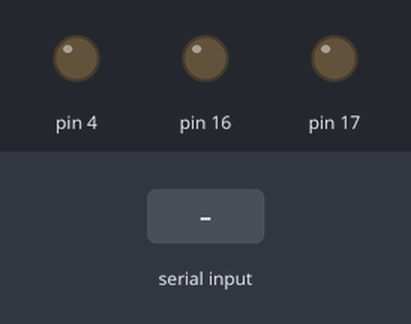
Simulated run of this sketch. Board: Arduino Uno, built for the host (arithmetic inside an expression is 32-bit, double 64-bit). Shown: output pins drawn as LEDs (lit = HIGH). Inputs (shaded band) come from the test bench.

Above: at 1.2 s.
1.3 s: "90,45\n" received over Serial
At 2.3 s:
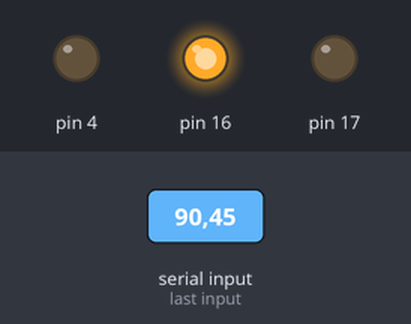
2.8 s: "200\n" received over Serial
At 3.4 s:
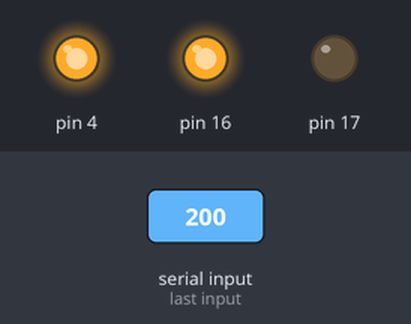
4.3 s: "0\n" received over Serial
At 5.5 s:
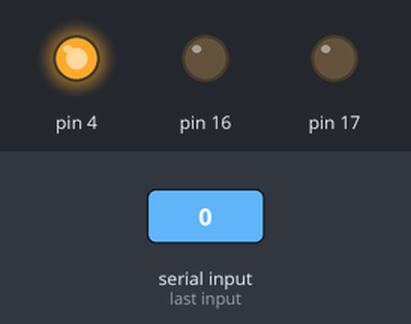
5.8 s: "30,150\n" received over Serial
At 6.9 s:
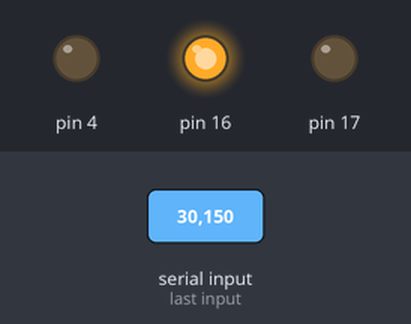
7.3 s: "r,45\n" received over Serial
At 8.1 s:
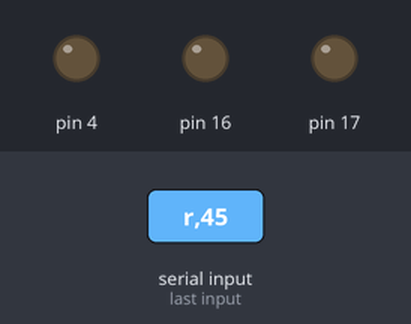
Timing chart, 0 to 9.8 s (numbered marks = the images above; inputs shaded):
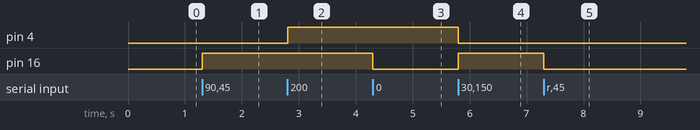

Measured:
- after the input at 1.3 s, pin 16: LOW → HIGH at once
- after the input at 2.8 s, pin 4: LOW → HIGH at once
- after the input at 4.3 s, pin 16: HIGH → LOW at once
- after the input at 5.8 s, pin 4: HIGH → LOW at once; pin 16: LOW → HIGH at once
- after the input at 7.3 s, pin 16: HIGH → LOW at once

The sketch:

Conveyor.ino
```cpp
#include "DCMotor.h"

// Maximun length for serial input.
const unsigned int MAX_INPUT_LENGTH = 10;

// Motor constants
DCMotor motor(16, 17, 4, false);
int power = 0;

void setup() {
  Serial.begin(115200);
  motor.stop();
}

// Converts serial input to integer in a non-blocking manner
void processByte(const byte input){
  static char inputLine[MAX_INPUT_LENGTH];
  static unsigned int index = 0;

  if(input == 'r'){
    return;
  }

  if(input == '\n'){
    inputLine[index] = 0;
    index = 0;
    power = atoi(inputLine);
  }

  if (index < MAX_INPUT_LENGTH - 1){
    inputLine[index++] = input;
  }
}

void loop(){
  if(!Serial.available()){
    return;
  }

  while(Serial.available()){
    int data = Serial.read();
    processByte(data);
  }

  motor.setPower(power);
}
```

DCMotor.cpp
```cpp
#include "DCMotor.h"

DCMotor::DCMotor(int ipin1, int ipin2, int ipwmPin, bool ireversed) : pin1(ipin1), pin2(ipin2), pwmPin(ipwmPin), isReversed(ireversed){
  pinMode(ipin1, OUTPUT);
  pinMode(ipin2, OUTPUT);
  pinMode(pwmPin, OUTPUT);
}

void DCMotor::setPower(int ipower){
  ipower = std::min(std::max(ipower, minPower), maxPower);

  if(ipower == 0){
    stop();
    return;
  }

  if(!isReversed && ipower > 0 || isReversed && ipower < 0){
    digitalWrite(pin1, HIGH);
    digitalWrite(pin2, LOW);
    analogWrite(pwmPin, abs(ipower));
  }
  else{
    digitalWrite(pin1, LOW);
    digitalWrite(pin2, HIGH);
    analogWrite(pwmPin, abs(ipower));
  }
}

void DCMotor::stop(){
  digitalWrite(pin1, LOW);
  digitalWrite(pin2, LOW);

}

void DCMotor::setMaxPower(int imaxPower){
  if(imaxPower > 255){
    return;
  }

  maxPower = imaxPower;
}

void DCMotor::setMinPower(int iminPower){
  if(iminPower < -255){
    return;
  }

  minPower = iminPower;
}
```

DCMotor.h
```cpp
#include "arduino.h"

#include<cmath>

#ifndef _DCMotor_H
#define _DCMotor_H

class DCMotor{
  public:
  DCMotor(int ipin1, int ipin2, int ipwmPin, bool ireversed = false);

  void setPower(int ipower);

  void stop();

  void setMaxPower(int imaxPower);

  void setMinPower(int iminPower);

  private:
  int pin1, pin2, pwmPin;
  bool isReversed = false;
  int minPower = -255;
  int maxPower = 255;
};

#endif
```
